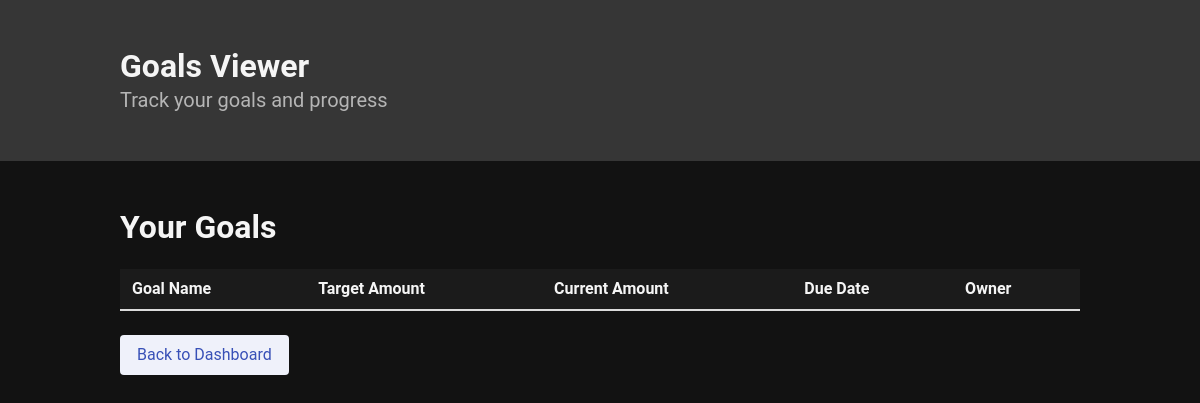
Before: /goals_viewer (signed in) with the older database file.
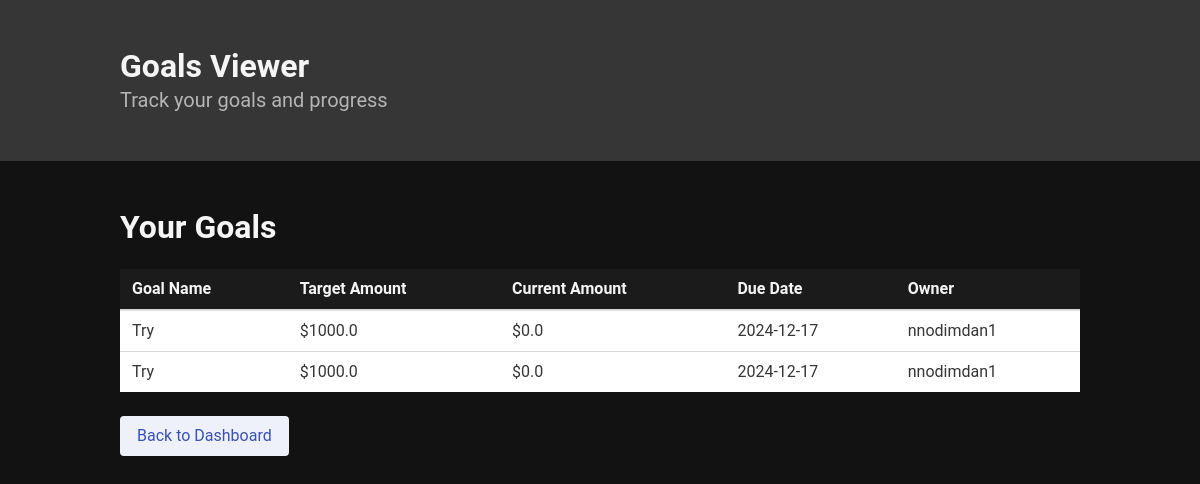
After: the same page with the newer database file.
### app.py (models this page shows)
class Goal(db.Model):
    id = db.Column(db.Integer, primary_key=True)
    goal_name = db.Column(db.String(50), nullable=False)
    target_amount = db.Column(db.Float, nullable=False)
    current_amount = db.Column(db.Float, default=0.0)
    due_date = db.Column(db.Date, nullable=False)
    user_id = db.Column(db.Integer, db.ForeignKey('user.id'), nullable=False)

class User(db.Model):
    id = db.Column(db.Integer, primary_key=True)
    username = db.Column(db.String(50), unique=True, nullable=False)
    email = db.Column(db.String(120), unique=True, nullable=False)
    password = db.Column(db.String(60), nullable=False)
    transactions = db.relationship('Transaction', backref='owner', lazy=True)
    goals = db.relationship('Goal', backref='owner', lazy=True)

### app.py (the view)
@app.route('/goals_viewer')
def goals_viewer():
    if 'user_id' not in session:
        flash('Please log in to access this page.', 'danger')
        return redirect(url_for('login'))
    try:
        results = db.session.query(
            Goal.id.label('goal_id'),
            Goal.goal_name,
            Goal.target_amount,
            Goal.current_amount,
            Goal.due_date,
            User.username.label('owner_name')
        ).join(User, Goal.user_id == User.id).filter(
            User.id == session['user_id']
        ).order_by(Goal.due_date.asc()).all()
        goals_data = [
            {
                "goal_id": row.goal_id,
                "goal_name": row.goal_name,
                "target_amount": row.target_amount,
                "current_amount": row.current_amount,
                "due_date": row.due_date.strftime('%Y-%m-%d'),
                "owner_name": row.owner_name
            }
            for row in results
        ]
        return render_template('goals_viewer.html', goals=goals_data)
    except Exception as e:
        flash(f"An error occurred: {str(e)}", "danger")
        return redirect(url_for('dashboard'))

### templates/goals_viewer.html (shortened to what this page needs)
<!DOCTYPE html>
<html lang="en">
<head>
    <link rel="stylesheet" href="https://cdnjs.cloudflare.com/ajax/libs/bulma/0.9.4/css/bulma.min.css">
</head>
<body style="background-color: #121212; color: #ffffff; font-family: 'Roboto', sans-serif;">
    <section class="hero is-dark">
        <div class="hero-body">
            <div class="container">
                <h1 class="title has-text-light">Goals Viewer</h1>
                <h2 class="subtitle has-text-grey-light">Track your goals and progress</h2>
            </div>
        </div>
    </section>
    <section class="section">
        <div class="container">
            <h2 class="title has-text-light">Your Goals</h2>
            <table class="table is-fullwidth is-striped">
                <thead>
                    <tr style="background-color: #1b1b1b;">
                        <th class="has-text-light">Goal Name</th>
                        <th class="has-text-light">Target Amount</th>
                        <th class="has-text-light">Current Amount</th>
                        <th class="has-text-light">Due Date</th>
                        <th class="has-text-light">Owner</th>
                    </tr>
                </thead>
                <tbody>
                    {% for goal in goals %}
                    <tr style="background-color: white;">
                        <td>{{ goal.goal_name }}</td>
                        <td>${{ goal.target_amount }}</td>
                        <td>${{ goal.current_amount }}</td>
                        <td>{{ goal.due_date }}</td>
                        <td>{{ goal.owner_name }}</td>
                    </tr>
                    {% endfor %}
                </tbody>
            </table>
            <a href="/dashboard" class="button is-link is-light">Back to Dashboard</a>
        </div>
    </section>
</body>
</html>

Changed rows visible on the page:
added Goal: goal_name "Try", target_amount "1000.0", current_amount "0.0", due_date "2024-12-17", owner_name "nnodimdan1"
added Goal: goal_name "Try", target_amount "1000.0", current_amount "0.0", due_date "2024-12-17", owner_name "nnodimdan1"
